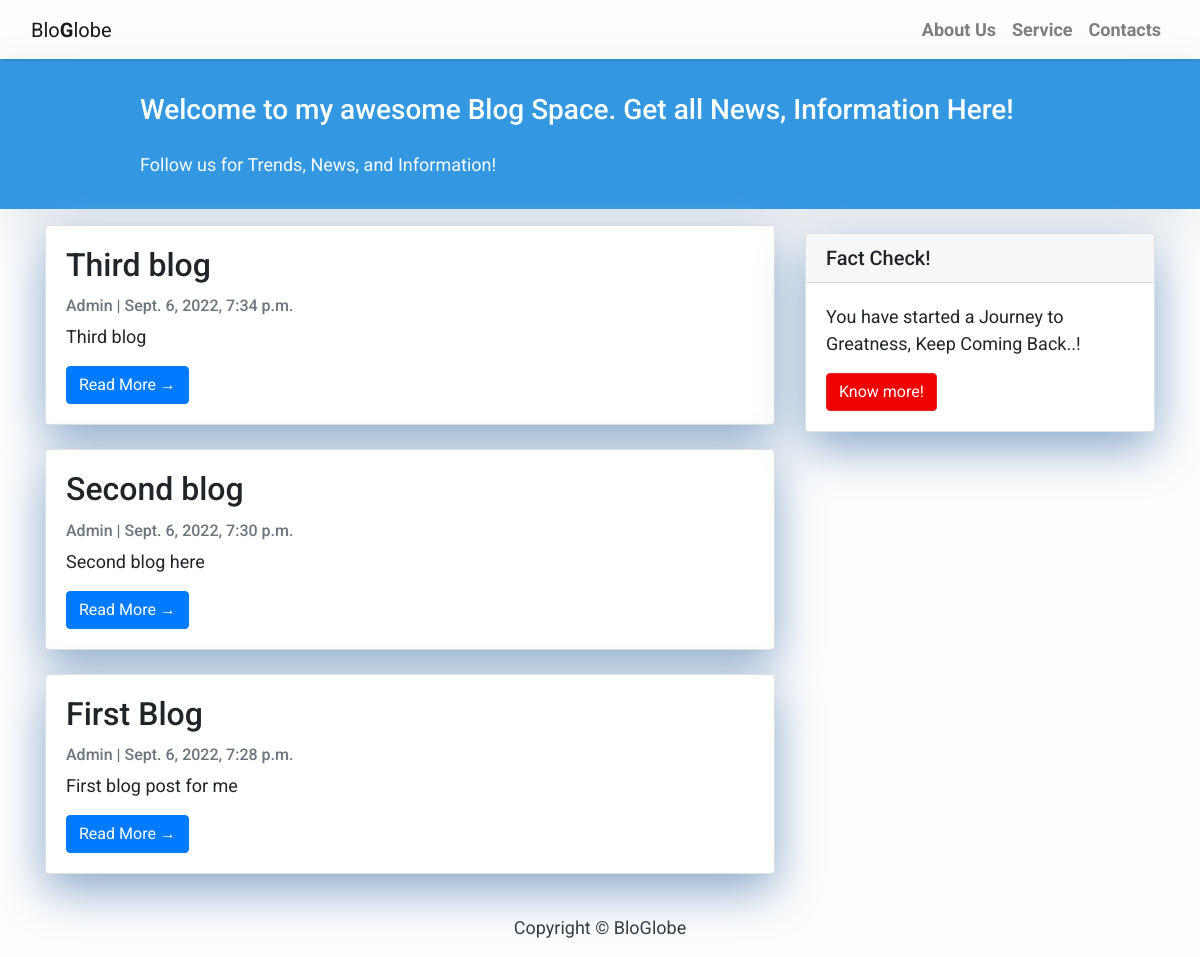
The page / on the database its author committed.
### blog/models.py (models this page shows, shortened)
class Post(models.Model):
    title = models.CharField(max_length = 200, unique = True)
    slug = models.SlugField(max_length = 200, unique = True)
    author = models.ForeignKey(User, on_delete=models.CASCADE, related_name= 'blog_posts')
    updated_on = models.DateTimeField(auto_now= True)
    content = models.TextField()
    created_on = models.DateTimeField(auto_now_add= True)
    status = models.IntegerField(choices= STATUS, default= 0)
    class Meta:
        ordering = ['-created_on']

### blog/views.py (the view)
# urls.py: path('', views.PostList.as_view(), name='home'),
class PostList(generic.ListView):
    queryset = Post.objects.filter(status=1).order_by('-created_on')
    template_name = 'index.html'

### templates/index.html (shortened to what this page needs)
{% extends "base.html" %}
{% block content %}
<header class="masthead">
    <div class="container">
        <div class="row">
            <div class=" col-md-8 col-md-10 mx-auto">
                <div class="site-heading">
                    <h3 class=" site-heading my-4 mt-3 text-white"> Welcome to my awesome Blog Space. Get all News, Information Here!</h3>
                    <p class="text-light">Follow us for Trends, News, and Information! &nbsp
                    </p>
                </div>
            </div>
        </div>
    </div>
</header>
<div class="container">
    <div class="row">
        <div class="col-md-8 mt-3 left">
            {% for post in post_list %}
            <div class="card mb-4">
                <div class="card-body">
                    <h2 class="card-title">{{ post.title }}</h2>
                    <p class="card-text text-muted h6">{{ post.author }} | {{ post.created_on}} </p>
                    <p class="card-text">{{post.content|slice:":200" }}</p>
                    <a href="{% url 'post_detail' post.slug  %}" class="btn btn-primary">Read More &rarr;</a>
                </div>
            </div>
            {% endfor %}
        </div>
        {% block sidebar %} {% include 'sidebar.html' %} {% endblock sidebar %}
    </div>
</div>
{%endblock%}

### templates/base.html (shortened to what this page needs)
<!DOCTYPE html>
<html>
    <head>
        <link rel="stylesheet" href="https://maxcdn.bootstrapcdn.com/bootstrap/4.0.0/css/bootstrap.min.css"
 />
    </head>
    <body>
        <nav class="navbar navbar-expand-lg navbar-light bg-grey shadow" id="mainNav">
            <div class="container-fluid">
                <a class="navbar-brand" href="{% url 'home' %}">Blo<b class="text-lg">G</b>lobe</a>
                <div class="collapse navbar-collapse" id="navbarResponsive">
                    <ul class="navbar-nav ml-auto">
                        <li class="nav-item text-black">
                            <a class="nav-link text-black font-weight-bold" href="#">About Us</a>
                        </li>
                        <li class="nav-item text-black">
                            <a class="nav-link text-black font-weight-bold" href="#">Service</a>
                        </li>
                        <li class="nav-item text-black">
                            <a class="nav-link text-black font-weight-bold" href="#">Contacts</a>
                        </li>
                    </ul>
                </div>
            </div>
        </nav>
        {% block content %}{% endblock content %}
        <footer class="py-3 bg-grey">
            <p class="m-0 text-dark text-center ">Copyright &copy; BloGlobe</p>
        </footer>
    </body>
</html>

### templates/sidebar.html (shortened to what this page needs)
{% block sidebar %}
<div class="col-md-4 float-right ">
<div class="card my-4">
        <h5 class="card-header" id="blink">Fact Check!</h5>
    <div class="card-body">
        <p class="card-text"> You have started a Journey to Greatness, Keep Coming Back..!</p>
        <a href="{% url 'home' %}"
           class="btn btn-danger">Know more!</a>
    </div>
</div>
</div>
{% endblock sidebar %}

### templates/base.html (style rules this page uses)
body { font-family: "Roboto", sans-serif; font-size: 17px; background-color: #fdfdfd; }
.shadow { box-shadow: 0 4px 2px -2px rgba(0, 0, 0, 0.1); }
.btn-danger { color: #fff; background-color: #f00000; border-color: #dc281e; }
.masthead { background: #3398E1; height: auto; padding-bottom: 15px; box-shadow: 0 16px 48px #E3E7EB; padding-top: 10px; }

### templates/index.html (style rules this page uses)
body { font-family: "Roboto", sans-serif; font-size: 18px; background-color: #fdfdfd; }
.card { box-shadow: 0 16px 48px #E3E7EB; }

### templates/sidebar.html (style rules this page uses)
.card { box-shadow: 0 16px 48px #89a7c9; }
#blink { animation: blinker 1s linear infinite backwards; }

### rows shown on the page
Post: title "Third blog", author "Admin", created_on "Sept. 6, 2022, 7:34 p.m.", content "Third blog"
Post: title "Second blog", author "Admin", created_on "Sept. 6, 2022, 7:30 p.m.", content "Second blog here"
Post: title "First Blog", author "Admin", created_on "Sept. 6, 2022, 7:28 p.m.", content "First blog post for me"
